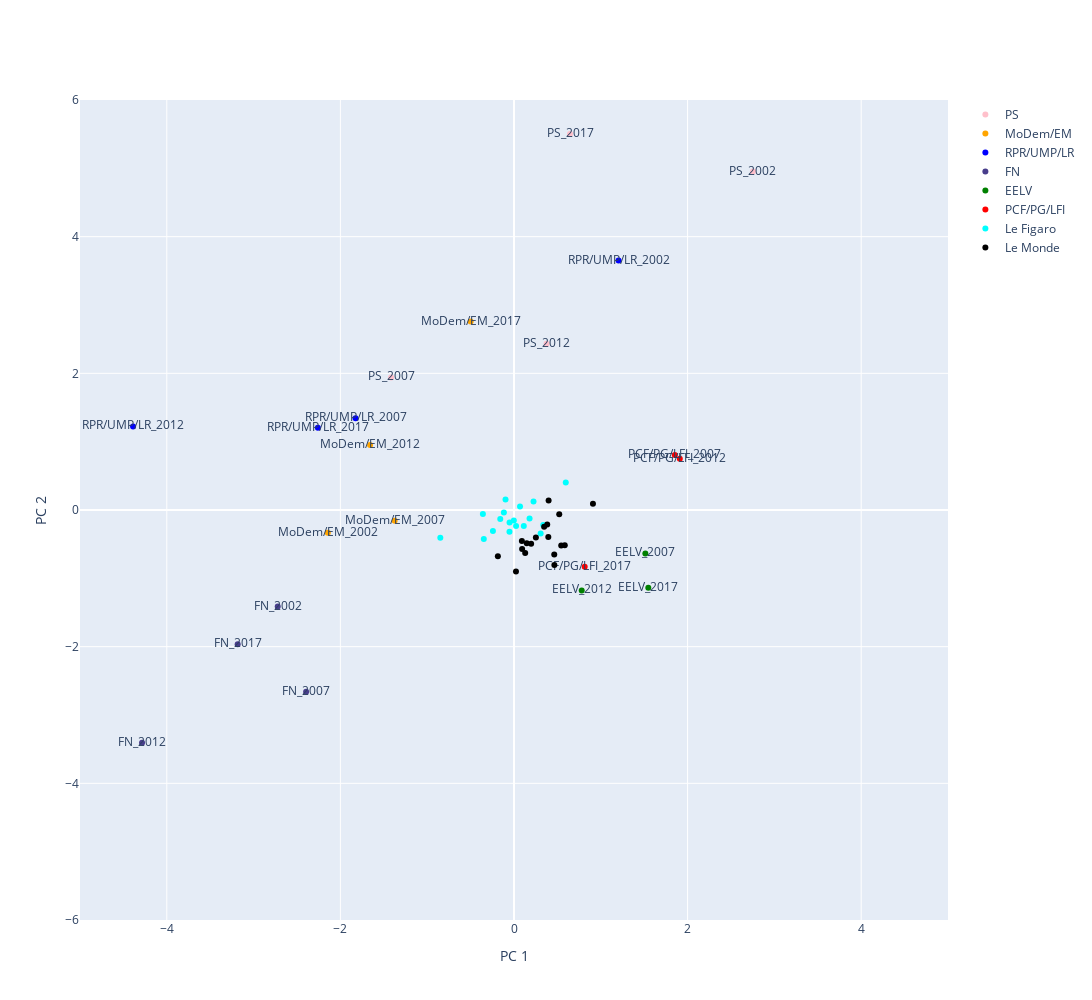

The cell this chart's notebook holds for it:
### Code cell
fig_all = go.Figure()

for partname in pca_all.partyname.unique():
    tmp = pca_all[pca_all['partyname']==partname]

    
    if partname in ['Le Monde', 'Le Figaro']:
        fig_all.add_trace(go.Scatter(
            x=tmp[0],
            y=tmp[1],
            mode="markers+text",
            #mode="lines+markers+text",
            name=partname,
            #text=tmp['annee'],
            marker=dict(color=dict_color[partname]),
            hovertext=tmp['name_year'],
        ))        
        
    else:    
        fig_all.add_trace(go.Scatter(
            x=tmp[0],
            y=tmp[1],
            mode="markers+text",
            #mode="lines+markers+text",
            name=partname,
            text=tmp['name_year'],
            marker=dict(color=dict_color[partname]),
            hovertext=tmp['name_year'],
        ))
    
fig_all.update_layout(height=1000, width=1200, 
                      xaxis=dict(range=[-5,5],title='PC 1'), yaxis=dict(range=[-6,6], title='PC 2')
                     )
#fig_all.write_html('/Users/rubing/Downloads/pca_all.html')

### Figure 1 — Plotly figure (JSON) as saved in the notebook; plotly's stock layout.template omitted (floating-point values rounded to 4 significant figures)
{"data": [{"hovertext": ["PS_2002", "PS_2007", "PS_2012", "PS_2017"], "marker": {"color": "pink"}, "mode": "markers+text", "name": "PS", "text": ["PS_2002", "PS_2007", "PS_2012", "PS_2017"], "type": "scatter", "x": [2.752, -1.416, 0.3758, 0.6455], "y": [4.953, 1.941, 2.434, 5.504]}, {"hovertext": ["MoDem/EM_2002", "MoDem/EM_2007", "MoDem/EM_2012", "MoDem/EM_2017"], "marker": {"color": "orange"}, "mode": "markers+text", "name": "MoDem/EM", "text": ["MoDem/EM_2002", "MoDem/EM_2007", "MoDem/EM_2012", "MoDem/EM_2017"], "type": "scatter", "x": [-2.145, -1.375, -1.658, -0.4993], "y": [-0.3336, -0.1576, 0.9519, 2.757]}, {"hovertext": ["RPR/UMP/LR_2002", "RPR/UMP/LR_2007", "RPR/UMP/LR_2012", "RPR/UMP/LR_2017"], "marker": {"color": "blue"}, "mode": "markers+text", "name": "RPR/UMP/LR", "text": ["RPR/UMP/LR_2002", "RPR/UMP/LR_2007", "RPR/UMP/LR_2012", "RPR/UMP/LR_2017"], "type": "scatter", "x": [1.205, -1.825, -4.389, -2.26], "y": [3.651, 1.343, 1.222, 1.205]}, {"hovertext": ["FN_2002", "FN_2007", "FN_2012", "FN_2017"], "marker": {"color": "darkslateblue"}, "mode": "markers+text", "name": "FN", "text": ["FN_2002", "FN_2007", "FN_2012", "FN_2017"], "type": "scatter", "x": [-2.722, -2.395, -4.285, -3.184], "y": [-1.413, -2.659, -3.407, -1.965]}, {"hovertext": ["EELV_2007", "EELV_2012", "EELV_2017"], "marker": {"color": "green"}, "mode": "markers+text", "name": "EELV", "text": ["EELV_2007", "EELV_2012", "EELV_2017"], "type": "scatter", "x": [1.513, 0.7801, 1.547], "y": [-0.6356, -1.177, -1.137]}, {"hovertext": ["PCF/PG/LFI_2007", "PCF/PG/LFI_2012", "PCF/PG/LFI_2017"], "marker": {"color": "red"}, "mode": "markers+text", "name": "PCF/PG/LFI", "text": ["PCF/PG/LFI_2007", "PCF/PG/LFI_2012", "PCF/PG/LFI_2017"], "type": "scatter", "x": [1.853, 1.91, 0.8145], "y": [0.8064, 0.7517, -0.8288]}, {"hovertext": ["Le Figaro_2001", "Le Figaro_2002", "Le Figaro_2003", "Le Figaro_2004", "Le Figaro_2005", "Le Figaro_2006", "Le Figaro_2007", "Le Figaro_2008", "Le Figaro_2009", "Le Figaro_2010", "Le Figaro_2011", "Le Figaro_2012", "Le Figaro_2013", "Le Figaro_2014", "Le Figaro_2015", "Le Figaro_2016", "Le Figaro_2017", "Le Figaro_2018"], "marker": {"color": "cyan"}, "mode": "markers+text", "name": "Le Figaro", "type": "scatter", "x": [0.2249, 0.5964, 0.1791, -0.05215, -0.3479, -0.09773, -0.05106, -0.3583, -0.1582, 0.06945, 0.3369, 0.02377, -0.1165, -0.2429, -0.001963, 0.3066, 0.1129, -0.8489], "y": [0.1249, 0.402, -0.1229, -0.3179, -0.4247, 0.1535, -0.1833, -0.05979, -0.1321, 0.05007, -0.2179, -0.2348, -0.03766, -0.3059, -0.1532, -0.345, -0.2359, -0.4071]}, {"hovertext": ["Le Monde_2001", "Le Monde_2002", "Le Monde_2003", "Le Monde_2004", "Le Monde_2005", "Le Monde_2006", "Le Monde_2007", "Le Monde_2008", "Le Monde_2009", "Le Monde_2010", "Le Monde_2011", "Le Monde_2012", "Le Monde_2013", "Le Monde_2014", "Le Monde_2015", "Le Monde_2016", "Le Monde_2017", "Le Monde_2018"], "marker": {"color": "black"}, "mode": "markers+text", "name": "Le Monde", "type": "scatter", "x": [0.3987, 0.5212, 0.3829, 0.252, 0.02266, 0.1472, 0.1975, -0.1859, 0.09365, 0.1289, 0.4651, 0.4639, 0.09079, 0.3474, 0.5438, 0.5849, 0.9095, 0.3954], "y": [0.1385, -0.06252, -0.211, -0.4015, -0.8989, -0.4862, -0.493, -0.6761, -0.5704, -0.6301, -0.8038, -0.6506, -0.4526, -0.244, -0.5183, -0.5166, 0.09256, -0.3967]}], "layout": {"height": 1000, "width": 1200, "xaxis": {"range": [-5, 5], "title": {"text": "PC 1"}}, "yaxis": {"range": [-6, 6], "title": {"text": "PC 2"}}}}
